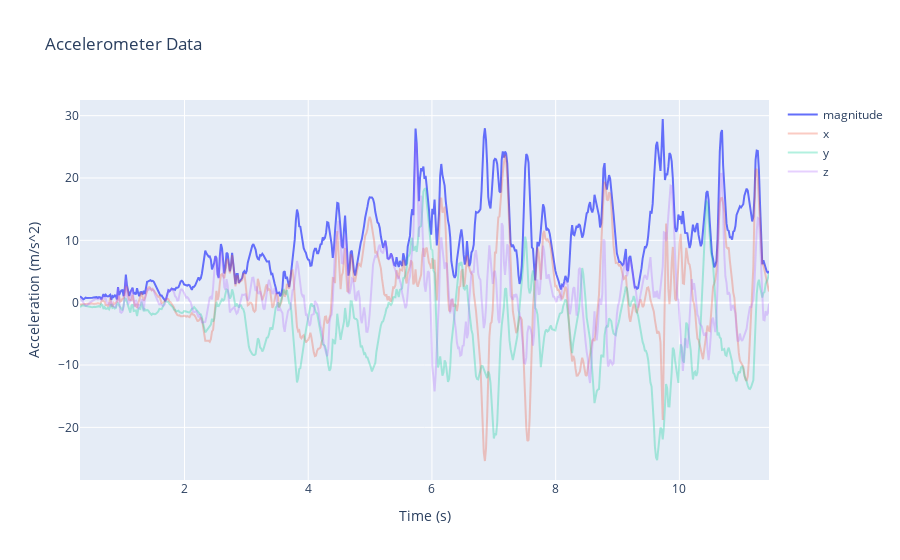

The code cell stored with this chart in its notebook:
### Code cell
# plot the accelerometer data
fig = go.Figure()

fig.add_trace(go.Scatter(x=readings_accelerometer["times"], y=readings_accelerometer["magnitude"], name="magnitude"))
fig.add_trace(go.Scatter(x=readings_accelerometer["times"], y=readings_accelerometer["x"], name="x", opacity=0.3))
fig.add_trace(go.Scatter(x=readings_accelerometer["times"], y=readings_accelerometer["y"], name="y", opacity=0.3))
fig.add_trace(go.Scatter(x=readings_accelerometer["times"], y=readings_accelerometer["z"], name="z", opacity=0.3))

fig.update_layout(title="Accelerometer Data", xaxis_title="Time (s)", yaxis_title="Acceleration (m/s^2)")

fig.show()

### Figure 1 — Plotly figure (JSON) as saved in the notebook; plotly's stock layout.template omitted (floating-point values rounded to 4 significant figures; data arrays with more than 128 entries replaced by an {"elided": "..."} marker saying what was removed)
{"data": [{"name": "magnitude", "type": "scatter", "x": {"elided": "617 float values"}, "y": {"elided": "617 float values"}}, {"name": "x", "opacity": 0.3, "type": "scatter", "x": {"elided": "617 float values"}, "y": {"elided": "617 float values"}}, {"name": "y", "opacity": 0.3, "type": "scatter", "x": {"elided": "617 float values"}, "y": {"elided": "617 float values"}}, {"name": "z", "opacity": 0.3, "type": "scatter", "x": {"elided": "617 float values"}, "y": {"elided": "617 float values"}}], "layout": {"title": {"text": "Accelerometer Data"}, "xaxis": {"title": {"text": "Time (s)"}}, "yaxis": {"title": {"text": "Acceleration (m/s^2)"}}}}
